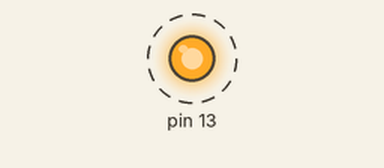
Bench run of a sketch on a simulated Arduino Uno, built with avr-gcc and run on an emulated ATmega328P. Parts: output pins drawn as LEDs (lit = HIGH). Dashed ring = blinking.

Above: at 0.2 s.
Timing chart, 0 to 3.0 s (numbered marks = the images above):
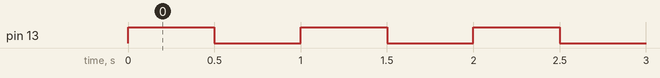

The sketch:

lab3_task1.ino
```cpp
void setup() {
    DDRB |= (1 << PB5);

}

void loop() {
  // method1();
  // method2();
  // method3();
  method4();
}

// in this method each bit is assigned zero except one
void method1(){
  //directly assigning

  PORTB = 0b00100000;
  delay(100);

  PORTB = 0b00000000;
  delay(100);
}

// Safer when multiple pins in the same port are used
void method2(){
  PORTB |= (1 << PB5);
  delay(500);

  PORTB &= ~(1<<PB5);
  delay(500);
}

// XOR flips the bit state each time it's executed
void method3(){
  PORTB ^= (1 << PB5);
  delay(500);

  PORTB ^= (1 << PB5);
  delay(500);
}
// Directly sets or clears the bit by writing a shifted 1 or 0
void method4(){

  PORTB = (1 << PB5);
  delay(500);

  PORTB = (0 << PB5);
  delay(500);
}
```

Measured:
- by itself, pin 13: alternates HIGH for 0.50 s and LOW for 0.50 s
